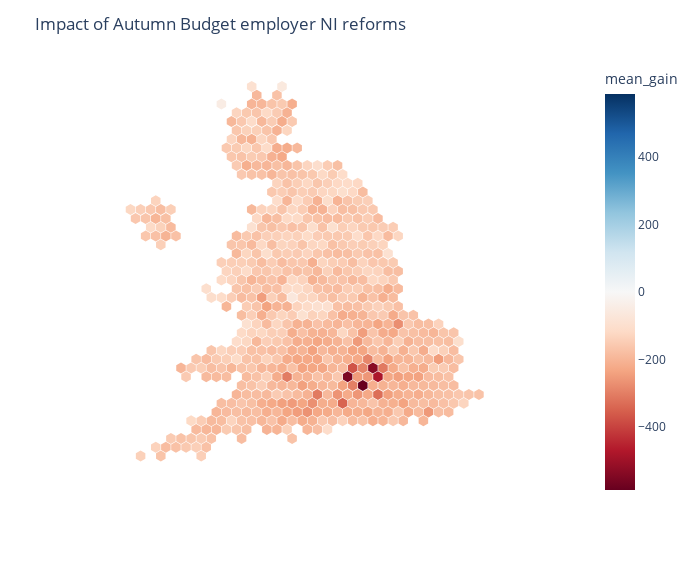

Notebook source saved alongside this figure:
### Code cell
fig = px.scatter(
    constituencies,
    x="x",
    y="y",
    color="mean_gain",
    hover_data=["name"],
    color_continuous_scale=px.colors.diverging.RdBu
).update_layout(
    xaxis_range=[-5, 45],
    yaxis_range=[-5, 45],
    height=580,
    width=700,
)
# Set zero to white
fig.update_coloraxes(cmax=-constituencies.mean_gain.min(), cmin=constituencies.mean_gain.min())

# Set marker to hexagon
fig.update_traces(marker=dict(symbol="hexagon", size=11))

fig.update_layout(
    title="Impact of Autumn Budget employer NI reforms",
    xaxis_tickvals=[],
    xaxis_title="",
    yaxis_tickvals=[],
    yaxis_title="",
    # No bg
    plot_bgcolor="rgba(0,0,0,0)",
    legend_title="Average household net income change",
)

### Figure 1 — Plotly figure (JSON) as saved in the notebook; plotly's stock layout.template omitted (floating-point values rounded to 4 significant figures; data arrays with more than 128 entries replaced by an {"elided": "..."} marker saying what was removed)
{"data": [{"customdata": {"elided": "650x1 str values"}, "hovertemplate": "x=%{x}<br>y=%{y}<br>name=%{customdata[0]}<br>mean_gain=%{marker.color}<extra></extra>", "legendgroup": "", "marker": {"color": {"elided": "650 float values"}, "coloraxis": "coloraxis", "size": 11, "symbol": "hexagon"}, "mode": "markers", "name": "", "orientation": "v", "showlegend": false, "type": "scatter", "x": {"elided": "650 float values"}, "xaxis": "x", "y": {"elided": "650 int values"}, "yaxis": "y"}], "layout": {"coloraxis": {"cmax": 585.7, "cmin": -585.7, "colorbar": {"title": {"text": "mean_gain"}}, "colorscale": [[0, "rgb(103,0,31)"], [0.1, "rgb(178,24,43)"], [0.2, "rgb(214,96,77)"], [0.3, "rgb(244,165,130)"], [0.4, "rgb(253,219,199)"], [0.5, "rgb(247,247,247)"], [0.6, "rgb(209,229,240)"], [0.7, "rgb(146,197,222)"], [0.8, "rgb(67,147,195)"], [0.9, "rgb(33,102,172)"], [1, "rgb(5,48,97)"]]}, "height": 580, "legend": {"title": {"text": "Average household net income change"}, "tracegroupgap": 0}, "margin": {"t": 60}, "plot_bgcolor": "rgba(0,0,0,0)", "title": {"text": "Impact of Autumn Budget employer NI reforms"}, "width": 700, "xaxis": {"anchor": "y", "domain": [0, 1], "range": [-5, 45], "tickvals": [], "title": {"text": ""}}, "yaxis": {"anchor": "x", "domain": [0, 1], "range": [-5, 45], "tickvals": [], "title": {"text": ""}}}}
